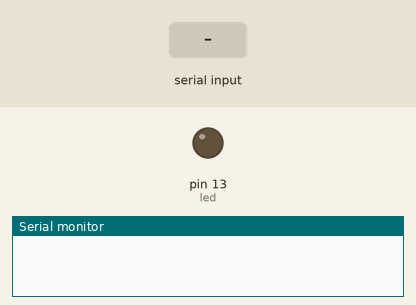
A sketch run on a simulated Arduino Uno, built with avr-gcc and run on an emulated ATmega328P. Parts: output pins drawn as LEDs (lit = HIGH), the last lines printed to the serial monitor. Dashed ring = blinking. Inputs (shaded band) come from the test bench.

Above: at 1.2 s.
1.3 s: "1" received over Serial
At 1.42 s:
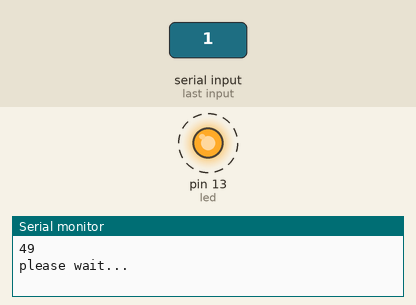
Timing chart, 0 to 7.6 s (numbered marks = the images above; inputs shaded):
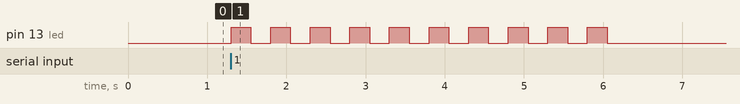

Measured:
- after the input at 1.3 s, pin 13 (led): alternates HIGH for 0.25 s and LOW for 0.25 s, 20 changes in all, then stays LOW, starting at once

The sketch:

serial_comm.ino
```cpp
// serial communication test
int led = 13;
int incoming;

void setup(){
  Serial.begin(38400);
  //Serial.println("Connected to Pi.");
  pinMode(led, OUTPUT);
}

void loop(){
  if (Serial.available()){
    incoming=Serial.read();
    Serial.println(incoming);

  if (incoming==49){  // ascii(49)=1
  flash_fast();
    Serial.println("receive 1");
    return;
  }
  else if (incoming ==50){
    flash_slow();
    Serial.println("receive 2");
    return;
  }
  }
}

void flash_fast(){
  Serial.println("please wait...");
  for(int i=0;i<10;i++){
    digitalWrite(led, HIGH);
    delay(250);
    digitalWrite(led, LOW);
    delay(250);
  }
}
void flash_slow(){
  Serial.println("please wait...");
  for(int i=0;i<5;i++){
    digitalWrite(led, HIGH);
    delay(1000);
    digitalWrite(led, LOW);
    delay(1000);
  }
}
```
